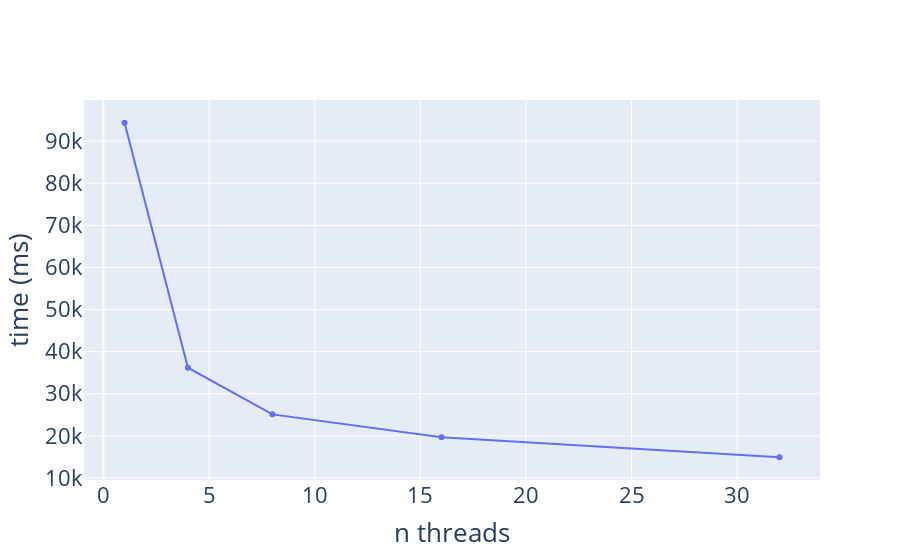

Notebook source saved alongside this figure:
### Code cell
times = [ 94378.8, 36181.3, 25097.1, 19657.7, 14909]

x = x = [1,4, 8, 16, 32]

fig = go.Figure(
    data = [
        go.Scatter(x=x, y=times, name="t"),
    ],
    layout = {"xaxis": {"title": "n threads"}, "yaxis": {"title": "time (ms)"}},
)
fig.update_layout(
        font=dict(
            size=22
        )
    )
fig.show()
fig.write_image("1_256/L1_256_time_threads.png", width=1000, height=1000)

### Figure 1 — Plotly figure (JSON) as saved in the notebook; plotly's stock layout.template omitted (floating-point values rounded to 4 significant figures)
{"data": [{"name": "t", "type": "scatter", "x": [1, 4, 8, 16, 32], "y": [94380.0, 36180.0, 25100.0, 19660.0, 14909]}], "layout": {"font": {"size": 22}, "xaxis": {"title": {"text": "n threads"}}, "yaxis": {"title": {"text": "time (ms)"}}}}
